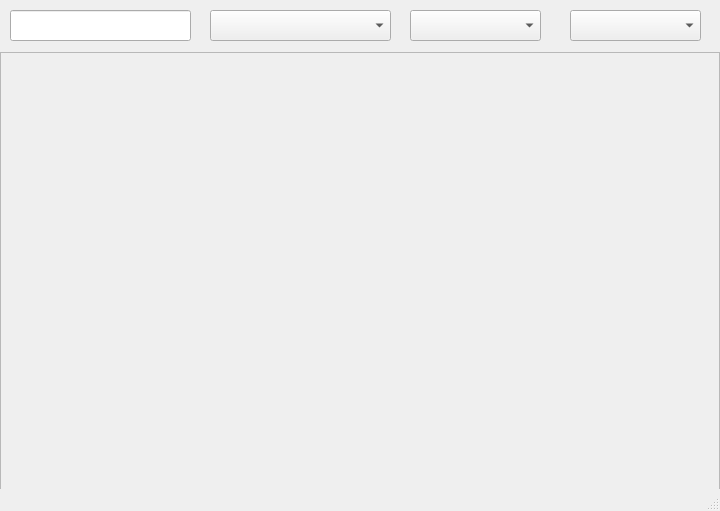
<?xml version="1.0" encoding="UTF-8"?>
<ui version="4.0">
 <class>MainWindow</class>
 <widget class="QMainWindow" name="MainWindow">
  <property name="geometry">
   <rect>
    <x>0</x>
    <y>0</y>
    <width>720</width>
    <height>511</height>
   </rect>
  </property>
  <property name="windowTitle">
   <string>MainWindow</string>
  </property>
  <widget class="QWidget" name="centralwidget">
   <widget class="QStackedWidget" name="stackedWidget_2">
    <property name="geometry">
     <rect>
      <x>0</x>
      <y>0</y>
      <width>720</width>
      <height>51</height>
     </rect>
    </property>
    <property name="currentIndex">
     <number>1</number>
    </property>
    <widget class="QWidget" name="main_page">
     <widget class="QLineEdit" name="q_2">
      <property name="geometry">
       <rect>
        <x>10</x>
        <y>10</y>
        <width>181</width>
        <height>31</height>
       </rect>
      </property>
      <property name="font">
       <font>
        <pointsize>15</pointsize>
       </font>
      </property>
      <property name="text">
       <string/>
      </property>
      <property name="maxLength">
       <number>20</number>
      </property>
      <property name="readOnly">
       <bool>false</bool>
      </property>
     </widget>
     <widget class="QComboBox" name="Option">
      <property name="geometry">
       <rect>
        <x>210</x>
        <y>10</y>
        <width>181</width>
        <height>31</height>
       </rect>
      </property>
      <property name="font">
       <font>
        <pointsize>15</pointsize>
        <weight>75</weight>
        <bold>true</bold>
       </font>
      </property>
      <property name="editable">
       <bool>false</bool>
      </property>
      <property name="currentText">
       <string/>
      </property>
     </widget>
     <widget class="QComboBox" name="Cat">
      <property name="geometry">
       <rect>
        <x>410</x>
        <y>10</y>
        <width>131</width>
        <height>31</height>
       </rect>
      </property>
      <property name="font">
       <font>
        <pointsize>10</pointsize>
       </font>
      </property>
      <property name="editable">
       <bool>false</bool>
      </property>
      <property name="currentText">
       <string/>
      </property>
     </widget>
     <widget class="QComboBox" name="count">
      <property name="geometry">
       <rect>
        <x>570</x>
        <y>10</y>
        <width>131</width>
        <height>31</height>
       </rect>
      </property>
      <property name="editable">
       <bool>false</bool>
      </property>
     </widget>
    </widget>
    <widget class="QWidget" name="page_2">
     <widget class="QComboBox" name="Option_2">
      <property name="geometry">
       <rect>
        <x>210</x>
        <y>10</y>
        <width>181</width>
        <height>31</height>
       </rect>
      </property>
      <property name="font">
       <font>
        <pointsize>15</pointsize>
        <weight>75</weight>
        <bold>true</bold>
       </font>
      </property>
      <property name="editable">
       <bool>false</bool>
      </property>
      <property name="currentText">
       <string/>
      </property>
     </widget>
     <widget class="QComboBox" name="Language">
      <property name="geometry">
       <rect>
        <x>570</x>
        <y>10</y>
        <width>131</width>
        <height>31</height>
       </rect>
      </property>
      <property name="editable">
       <bool>false</bool>
      </property>
     </widget>
     <widget class="QComboBox" name="Sort_by">
      <property name="geometry">
       <rect>
        <x>410</x>
        <y>10</y>
        <width>131</width>
        <height>31</height>
       </rect>
      </property>
      <property name="font">
       <font>
        <pointsize>10</pointsize>
       </font>
      </property>
      <property name="editable">
       <bool>false</bool>
      </property>
      <property name="currentText">
       <string/>
      </property>
     </widget>
     <widget class="QLineEdit" name="q_3">
      <property name="geometry">
       <rect>
        <x>10</x>
        <y>10</y>
        <width>181</width>
        <height>31</height>
       </rect>
      </property>
      <property name="font">
       <font>
        <pointsize>15</pointsize>
       </font>
      </property>
      <property name="text">
       <string/>
      </property>
      <property name="maxLength">
       <number>20</number>
      </property>
      <property name="readOnly">
       <bool>false</bool>
      </property>
     </widget>
    </widget>
   </widget>
   <widget class="QFrame" name="main_frame">
    <property name="geometry">
     <rect>
      <x>0</x>
      <y>52</y>
      <width>720</width>
      <height>461</height>
     </rect>
    </property>
    <property name="frameShape">
     <enum>QFrame::StyledPanel</enum>
    </property>
    <property name="frameShadow">
     <enum>QFrame::Raised</enum>
    </property>
    <widget class="QWidget" name="verticalLayoutWidget">
     <property name="geometry">
      <rect>
       <x>0</x>
       <y>2</y>
       <width>720</width>
       <height>511</height>
      </rect>
     </property>
     <layout class="QVBoxLayout" name="verticalLayout"/>
    </widget>
   </widget>
  </widget>
  <widget class="QStatusBar" name="statusbar"/>
 </widget>
 <resources/>
 <connections/>
</ui>
